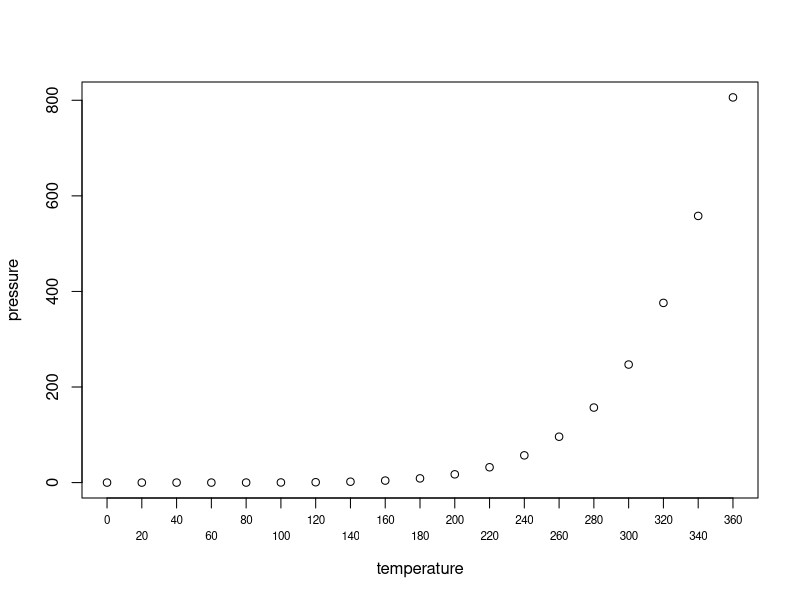
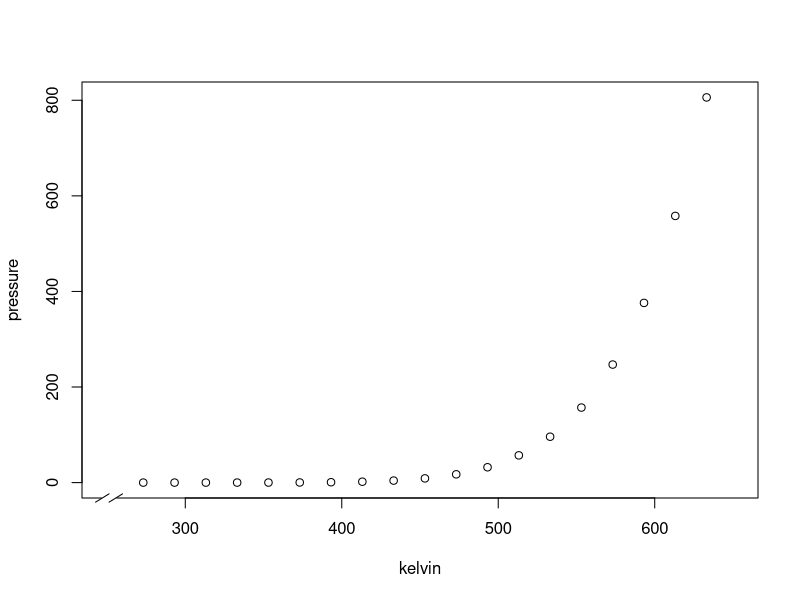

Source code (R) for these figures, in order:
kelvin <- pressure$temperature + 273.15



library(plotrix)




with(pressure,
     {
         plot(temperature, pressure, axes=FALSE)
         axis(2)
         box()
         staxlab(1, at=temperature, cex=.7)
     })



with(pressure,
     {
         plot(kelvin, pressure, xlim=c(250, 650))
         axis.break(1)
     })
